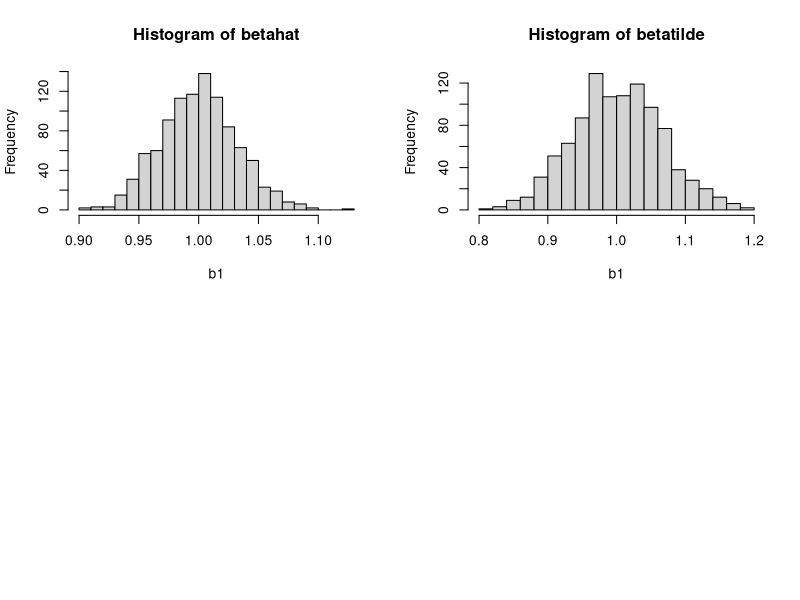

This figure's R source:
#### Group Matrix ####

# Remove all variables in environment
rm(list = ls())
#Set working directory
#setwd("/Users/hoikwan/Documents/University /MSc/Modules/ECON61001 Econometric Methods/Assessment/Problem Assignments/PA2")

#### Q1. ####

Data <- read.csv('wage.csv')

#### Q2. ####

educbar <- mean(Data$educ) 

#### Q3. ####
w12 <-  mean(Data$wage[Data$educ==12])

w13 <- mean(Data$wage[Data$educ==13])

#### Q4. ####
alpha1 <-(w13-w12)/w12 *100 

#### Q5. ####
reg1 <- lm(log(wage) ~ educ, data=Data)

beta0 <- reg1$coefficients[[1]] #intercept

beta1 <- reg1$coefficients[[2]] #slope parameter


#### Q6. ####
# Remove individuals with no education i.e. obs = 2
Data_New = Data[-row(Data) [Data$educ == 0],]



#### Q7. ####
reg2 <- lm(log(wage) ~ log(educ), data = Data_New)

delta0 <-  reg2$coefficients[[1]]

delta1 <- reg2$coefficients[[2]]


#### Q8.####
set.seed(123)
b0 = 1 # Population intercept
b1 = -3 # Population slope
x <- rnorm(526, 5, 4)

#OLS function
ols<-function(y,x){
  ones <- rep(1,length(x))
  X = matrix(c(ones, x), ncol = 2)
  beta = solve(t(X) %*% X) %*% t(X) %*% as.matrix(y)
  return(beta)
}

# Computing 1000 realisations of OLS coefficients
beta<-matrix(0,2,1000)
for (i in 1:1000){
  set.seed(i)
  # x <-rnorm(526,5,4)
  u = rnorm(526,0,0.5)
  y = b0 + b1*x + u
  beta[,i]<-ols(y,x)
}


ols1 <- function(y, x) {
  reg <- lm(y ~ x)
  coef0 <- reg$coefficients[[1]]
  coef1 <- reg$coefficients[[2]]
  coef <- as.matrix(c(coef0, coef1), nrow = 2)
  return(coef)
}

# Computing 1000 realisations of OLS coefficients
beta_mat1 <- matrix(0, nrow = 2, 1000)

for (i in 1:1000) {
  set.seed(i)
  u = rnorm(526, 0, 0.5)
  y = b0 + b1*x + u
  beta_mat1[, i] <- ols1(y, x)
}

mean(beta[2, ])
mean(beta_mat1[2, ])
var(beta[2, ])
var(beta_mat1[2, ])

#### Q9. ####
x <-  Data$educ

#### Q10. ####
b0 <- beta0 #intercept

b1 <- beta1 #slope parameter


#### Q11. ####
# simulate 1000 new realisations and save the estimated coefficients for all of them
beta<-matrix(0,2,1000)
for (i in 1:1000){
  set.seed(i)
  u = rnorm(526,0,10)
  y = b0 + b1*x + u
  beta[,i]<-ols(y,x)
}


#### Q12. ####   
c <- c(mean(beta[1,]), mean(beta[2,]))


#### Q13. ####
betahat <-matrix(0,2,1000)
for (i in 1:1000){
  set.seed(i)
  u = rnorm(1000,0,10)
  x = rnorm(1000,5,10)
  y = x + u
  betahat[,i]<- ols(y,x)
}

betatilde <-matrix(0,2,1000)
for (i in 1:1000){
  set.seed(i)
  u = rnorm(1000,0,10)
  x = rnorm(1000,5,10 )
  y = x + u
  betatilde[,i]<- mean(y)/mean(x)
}

betamatr<- matrix(c(betahat, betatilde), ncol = 2)


#### Q14. ####
var1 <-  var(betahat[2,])
var2 <-  var(betatilde[2,])


# Histogram of betahat and betatilde
par(mfrow=c(2,2))
hist(betahat[2,], breaks = 20, xlab = 'b1',main = 'Histogram of betahat')
hist(betatilde[2,], breaks = 20, xlab = 'b1',main = 'Histogram of betatilde')

#### Q15. ####
eff <-"OLS"

